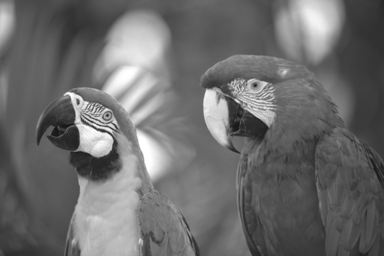
%> input picture lab3/img22gd2.tif, 384 x 256 px
$ octave test.m   (GNU Octave 9; MATLAB toolbox functions it lacks are replaced by stand-ins)
%> lines starting %> are read from the running program, lines starting %| are printed output that depends on the picture; in (x1, y1, x2, y2) boxes, pixels count from 0 and x2, y2 are one past the last pixel; in counts of white or black regions, pixels touching at a corner belong together; the program's own positions count from 1
img = imread('img22gd2.tif');
%> img is the input picture: size 256x384 uint8; min 23, max 255, mean 108.1
img = double(img);
%> img: size 256x384 double
Y = zeros(size(img));
s = [67, 45];
T = 4;
stack = s;
%%
while ~isempty(stack)
    [Y, stack] = connectedSet(s,T,img,stack, Y);
    stack = stack(2:end,:);
    if ~isempty(stack)
        s = stack(1,:);
    end
% [6 lines of commented-out code are left out]

end
%> this loop made 70346 passes
%> s on passes 3 to 14: [67 44], [67 46], [65 45], [67 45], [66 44], [66 46], [69 45], [68 44], [68 46], [67 43], [67 47], [64 45]
%> stack on passes 1 to 2: [66 45; 68 45; 67 44; 67 46], [66 45; 68 45; 67 44; 67 46; 65 45; 67 45]
%> pass 1, `[Y, stack] = connectedSet(s,T,img,stack, Y);`:
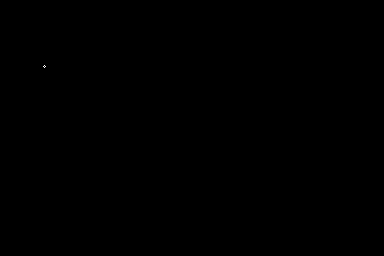
%> Y: size 256x384 double; values 0 (black) and 1 (white), 0% white in thin lines or dots, all inside (x1, y1, x2, y2) = (43, 65, 46, 68)
%> after the loop:
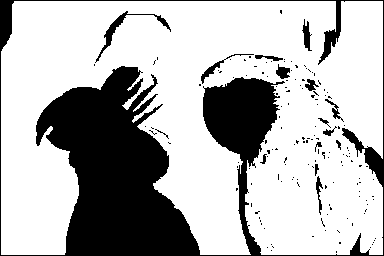
%> Y: size 256x384 double; values 0 (black) and 1 (white), 71.6% white; 157 black regions (141 under 20 px), largest, box (x1, y1, x2, y2) and area: (0, 0, 384, 256) 26130, (95, 11, 171, 63) 394, (201, 54, 254, 84) 177
%> after the loop, s = [133 335]
figure;
subplot(1,2,1)
imagesc(img); colormap(gray);
subplot(1,2,2)
imagesc(Y); colormap(gray);
%% functions
function c = connectedNeighbors(s,T, img)
    c =zeros(2);
    if (abs(img(s(1),s(2))-img(s(1)-1, s(2)))<=T) && (s(1)-1 >1)
        c(1,1)=1;
    end
    if (abs(img(s(1),s(2))-img(s(1)+1, s(2)))<=T) && (s(1)+1<size(img,1))
        c(2,1)=1;
    end
    if (abs(img(s(1),s(2))-img(s(1), s(2)-1))<=T) && (s(2)-1 >1)
        c(1,2)=1;
    end
    if (abs(img(s(1),s(2))-img(s(1), s(2)+1))<=T) && (s(2)+1<size(img,2))
        c(2,2)=1;
    end
end

function [Y, stack] = connectedSet(s,T,img, stack, Y)

    c = connectedNeighbors(s,T,img);

    if c(1,1) == 1 && Y(s(1)-1, s(2))==0
        Y(s(1)-1, s(2))=1;
        stack = [stack; s(1)-1, s(2)];
    end
    if c(2,1) == 1 && Y(s(1)+1, s(2))==0
        Y(s(1)+1, s(2))=1;
        stack = [stack; s(1)+1, s(2)];
    end
    if c(1,2) == 1 && Y(s(1), s(2)-1)==0
        Y(s(1), s(2)-1)=1;
        stack = [stack; s(1), s(2)-1];
    end
    if c(2,2) == 1 && Y(s(1), s(2)+1)==0
        Y(s(1), s(2)+1)=1;
        stack = [stack; s(1), s(2)+1];
    end

end
